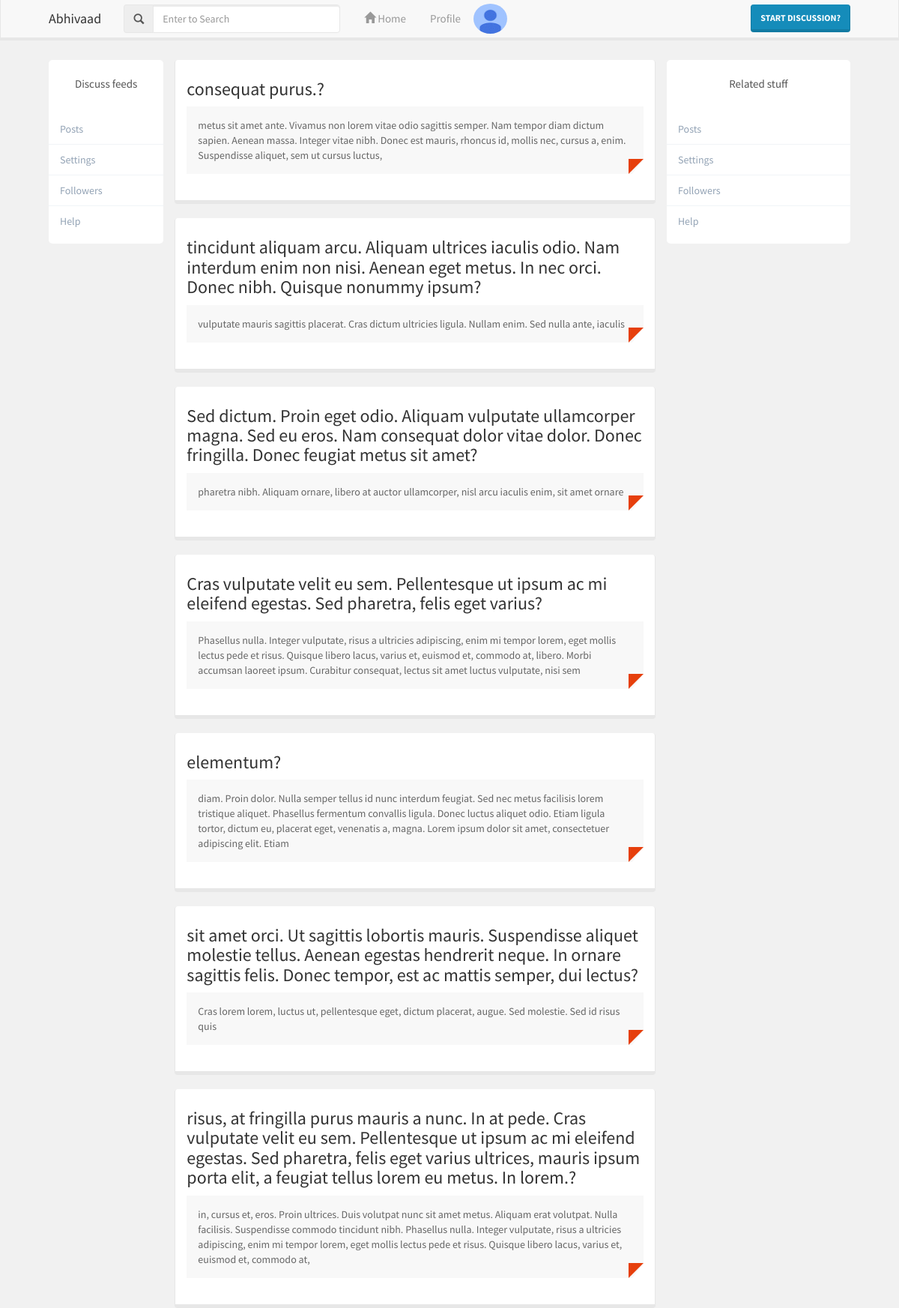
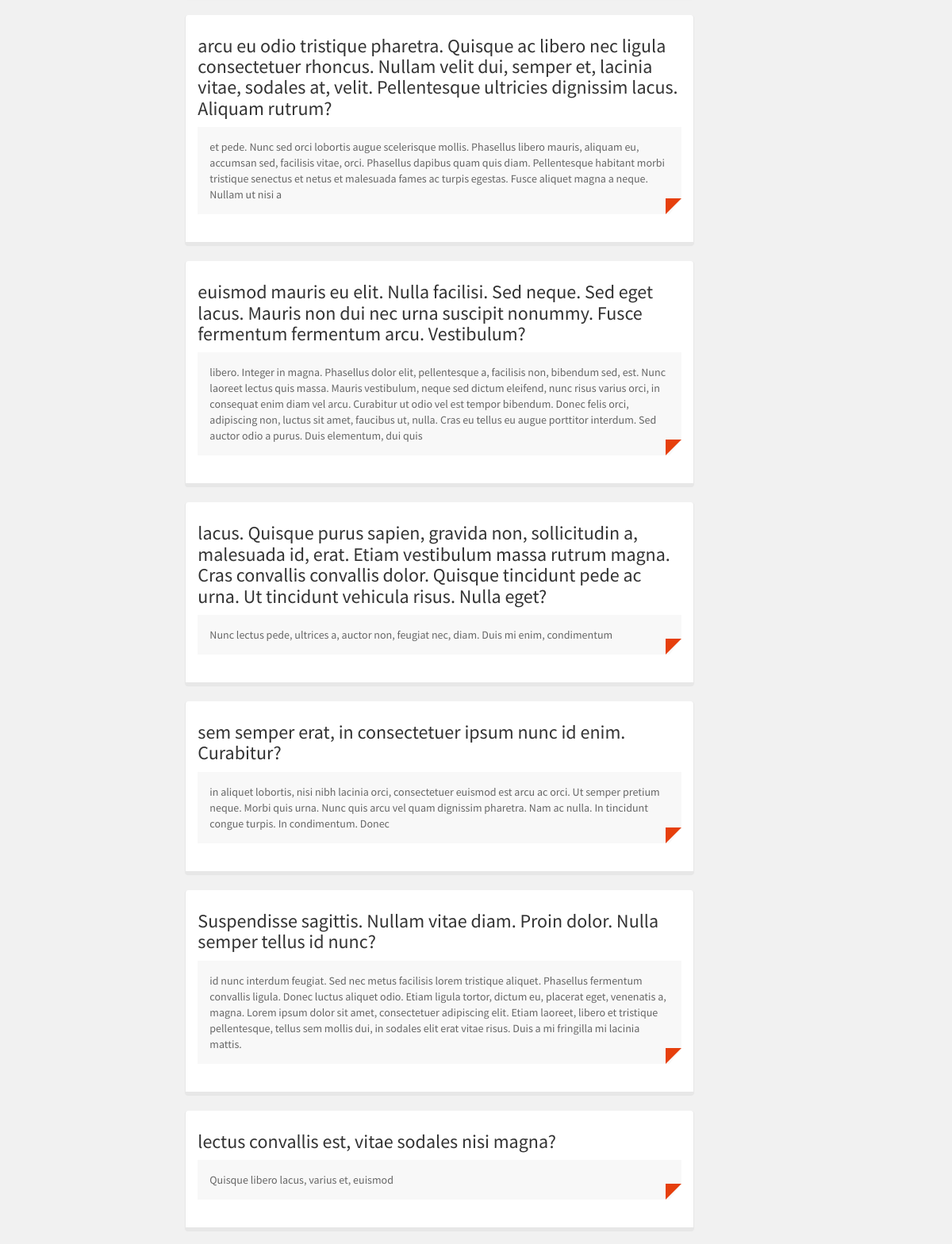
Screenshot of /search.php (upper part) with the database file from the repository (2 pictures, top to bottom).
### tables this page shows
CREATE TABLE IF NOT EXISTS `questions` (
  `id` mediumint(8) unsigned NOT NULL AUTO_INCREMENT,
  `title` text,
  `que_about` text,
  `date_create` varchar(255) DEFAULT NULL,
  `date_update` varchar(255) DEFAULT NULL,
  `is_anonymus` mediumint(9) DEFAULT NULL,
  `user_id` mediumint(8) unsigned DEFAULT NULL,
  PRIMARY KEY (`id`),
  KEY `user_id` (`user_id`)
);

### search.php (the view, shortened to what this page needs)
<!DOCTYPE html>
<html lang="en">
  <head>
    <link rel="stylesheet" href="css/bootstrap.css" media="screen">
    <link rel="stylesheet" href="css/custom.min.css">
    <link rel="stylesheet" type="text/css" href="css/my.css">
  </head>
  <body>
  <?php include("navbar.php");?>
    <div class="container">
      <div class="bs-docs-section">
        <div class="row">
          <div class="col-lg-2">
            <div class="profile-sidebar">
        <div class="profile-userbuttons">
          Discuss feeds
        </div>
        <div class="profile-usermenu">
          <ul class="nav">
            <li>
              <a href="profile.php">
              Posts </a>
            </li>
            <li>
              <a href="setting.php">
               Settings </a>
            </li>
            <li>
              <a href="follower.php">
              Followers </a>
            </li>
            <li>
              <a href="help.php">
              Help </a>
            </li>
          </ul>
        </div>
      </div>
          </div>
          <div class="col-lg-7">
            <div>
          <?php include("config.php");
          $resu=$mysqli->query("SELECT * from questions where title like '%{$search}%'");
          while($result_q=$resu->fetch_object()){
          ?>
              <div class="row">
              <div class="panel panel-default">
              <div class="panel-body">
                  <a href="view.php?id=<?php echo $result_q->id;?>"><strong><h3><?php echo $result_q->title;?>?</h3></strong></a>
                     <div class="user_info">
                   <div class="testimonials">
                  <div class="active item">
                  <blockquote><p><?php echo $result_q->que_about;?></p></blockquote>
                </div>
                </div>
            </div>
           </div>
          </div>
          <div id="results"></div></div><?php }?>
              <br/>
            </div>
          </div>
          <div class="col-lg-3">
            <div class="profile-sidebar">
            <div class="profile-userbuttons">
              Related stuff
            </div>
            <div class="profile-usermenu">
          <ul class="nav">
            <li>
              <a href="profile.php">
              Posts </a>
            </li>
            <li>
              <a href="setting.php">
               Settings </a>
            </li>
            <li>
              <a href="follower.php">
              Followers </a>
            </li>
            <li>
              <a href="help.php">
              Help </a>
            </li>
          </ul>
        </div>
            </div>
          </div>
        </div>
      </div>
    </div>
</body>
</html>

### navbar.php (shortened to what this page needs)
<div class="navbar navbar-default navbar-fixed-top">
      <div class="container">
        <div class="navbar-header">
          <a href="./" class="navbar-brand">Abhivaad</a>
        </div>
        <div class="navbar-collapse collapse" id="navbar-main">
          <ul class="nav navbar-nav nav-pills">
          <li>
          <form class="navbar-form navbar-center" role="search">
            <div class="form-group input-group">
            <span class="input-group-addon"><span class="glyphicon glyphicon-search"></span></span>
            <input type="text" id="search" class="form-control" placeholder="Enter to Search" value="<?php if(isset($srch)){echo $srch;}?>" style="width:250px;">
          </div>
        </form>
          </li>
           <li><a href="index.php"><i class="glyphicon glyphicon-home"></i> Home <span class="badge"></span></a></li>
            <li><a href="profile.php"> Profile <span class="badge"></span></a></li>
            <li class="imges">
               <img src="image/unnamed.png" class="img-responsive" alt="">
            </li>
            <li class="dropdown">
            <a href="#" class="dropdown-toggle" data-toggle="dropdown"><?php if(isset($username)){echo  $usertrim[0];}?></a>
          </li>
          </ul>
          <ul class="nav navbar-nav navbar-right nav-pills">
            <li><form class="navbar-form navbar-center" role="search">
            <div class="form-group">
            <a href="question.php"  class="btn btn-primary"> Start Discussion?</a>
            </div></form></li>
          </ul>
        </div>
      </div>
    </div>

### css/my.css (style rules this page uses)
body { background:#f1f1f1; }
.profile-sidebar { padding: 20px 0 10px 0; background: #fff; border-radius: 5px; }
.profile-userbuttons { text-align: center; margin-top: 1px; }
.profile-usermenu { margin-top: 30px; }
.profile-usermenu ul li { border-bottom: 1px solid #f0f4f7; }
.profile-usermenu ul li:last-child { border-bottom: none; }
.profile-usermenu ul li a { color: #93a3b5; font-size: 14px; font-weight: 400; }
.imges img { float: none; margin: 0 auto; margin-top: 5px; width: 45px; height: 40px; -webkit-border-radius: 50% !important; -moz-border-radius: 50% !important; }

### rows the page displays
questions: title "consequat purus.", que_about "metus sit amet ante. Vivamus non lorem vitae odio sagittis semper. Nam tempor diam dictum sapien. Aenean massa. Integer vitae nibh. Donec est mauris, rhoncus id, mollis nec, cursus a, enim. Suspendisse aliquet, sem ut cursus luctus,"
questions: title "tincidunt aliquam arcu. Aliquam ultrices iaculis odio. Nam interdum enim non nisi. Aenean eget metus. In nec orci. Donec nibh. Quisque nonummy ipsum", que_about "vulputate mauris sagittis placerat. Cras dictum ultricies ligula. Nullam enim. Sed nulla ante, iaculis"
questions: title "Sed dictum. Proin eget odio. Aliquam vulputate ullamcorper magna. Sed eu eros. Nam consequat dolor vitae dolor. Donec fringilla. Donec feugiat metus sit amet", que_about "pharetra nibh. Aliquam ornare, libero at auctor ullamcorper, nisl arcu iaculis enim, sit amet ornare"
questions: title "Cras vulputate velit eu sem. Pellentesque ut ipsum ac mi eleifend egestas. Sed pharetra, felis eget varius", que_about "Phasellus nulla. Integer vulputate, risus a ultricies adipiscing, enim mi tempor lorem, eget mollis lectus pede et risus. Quisque libero lacus, varius et, euismod et, commodo at, libero. Morbi accumsan laoreet ipsum. Curabitur consequat, lectus sit amet luctus vulputate, nisi sem"
questions: title "elementum", que_about "diam. Proin dolor. Nulla semper tellus id nunc interdum feugiat. Sed nec metus facilisis lorem tristique aliquet. Phasellus fermentum convallis ligula. Donec luctus aliquet odio. Etiam ligula tortor, dictum eu, placerat eget, venenatis a, magna. Lorem ipsum dolor sit amet, consectetuer adipiscing elit. Etiam"
questions: title "sit amet orci. Ut sagittis lobortis mauris. Suspendisse aliquet molestie tellus. Aenean egestas hendrerit neque. In ornare sagittis felis. Donec tempor, est ac mattis semper, dui lectus", que_about "Cras lorem lorem, luctus ut, pellentesque eget, dictum placerat, augue. Sed molestie. Sed id risus quis"
questions: title "risus, at fringilla purus mauris a nunc. In at pede. Cras vulputate velit eu sem. Pellentesque ut ipsum ac mi eleifend egestas. Sed pharetra, felis eget varius ultrices, mauris ipsum porta elit, a feugiat tellus lorem eu metus. In lorem.", que_about "in, cursus et, eros. Proin ultrices. Duis volutpat nunc sit amet metus. Aliquam erat volutpat. Nulla facilisis. Suspendisse commodo tincidunt nibh. Phasellus nulla. Integer vulputate, risus a ultricies adipiscing, enim mi tempor lorem, eget mollis lectus pede et risus. Quisque libero lacus, varius et, euismod et, commodo at,"
questions: title "arcu eu odio tristique pharetra. Quisque ac libero nec ligula consectetuer rhoncus. Nullam velit dui, semper et, lacinia vitae, sodales at, velit. Pellentesque ultricies dignissim lacus. Aliquam rutrum", que_about "et pede. Nunc sed orci lobortis augue scelerisque mollis. Phasellus libero mauris, aliquam eu, accumsan sed, facilisis vitae, orci. Phasellus dapibus quam quis diam. Pellentesque habitant morbi tristique senectus et netus et malesuada fames ac turpis egestas. Fusce aliquet magna a neque. Nullam ut nisi a"
questions: title "euismod mauris eu elit. Nulla facilisi. Sed neque. Sed eget lacus. Mauris non dui nec urna suscipit nonummy. Fusce fermentum fermentum arcu. Vestibulum", que_about "libero. Integer in magna. Phasellus dolor elit, pellentesque a, facilisis non, bibendum sed, est. Nunc laoreet lectus quis massa. Mauris vestibulum, neque sed dictum eleifend, nunc risus varius orci, in consequat enim diam vel arcu. Curabitur ut odio vel est tempor bibendum. Donec felis orci, adipiscing non, luctus sit amet, faucibus ut, nulla. Cras eu tellus eu augue porttitor interdum. Sed auctor odio a purus. Duis elementum, dui quis"
questions: title "lacus. Quisque purus sapien, gravida non, sollicitudin a, malesuada id, erat. Etiam vestibulum massa rutrum magna. Cras convallis convallis dolor. Quisque tincidunt pede ac urna. Ut tincidunt vehicula risus. Nulla eget", que_about "Nunc lectus pede, ultrices a, auctor non, feugiat nec, diam. Duis mi enim, condimentum"
questions: title "sem semper erat, in consectetuer ipsum nunc id enim. Curabitur", que_about "in aliquet lobortis, nisi nibh lacinia orci, consectetuer euismod est arcu ac orci. Ut semper pretium neque. Morbi quis urna. Nunc quis arcu vel quam dignissim pharetra. Nam ac nulla. In tincidunt congue turpis. In condimentum. Donec"
questions: title "Suspendisse sagittis. Nullam vitae diam. Proin dolor. Nulla semper tellus id nunc", que_about "id nunc interdum feugiat. Sed nec metus facilisis lorem tristique aliquet. Phasellus fermentum convallis ligula. Donec luctus aliquet odio. Etiam ligula tortor, dictum eu, placerat eget, venenatis a, magna. Lorem ipsum dolor sit amet, consectetuer adipiscing elit. Etiam laoreet, libero et tristique pellentesque, tellus sem mollis dui, in sodales elit erat vitae risus. Duis a mi fringilla mi lacinia mattis."
questions: title "lectus convallis est, vitae sodales nisi magna", que_about "Quisque libero lacus, varius et, euismod"
